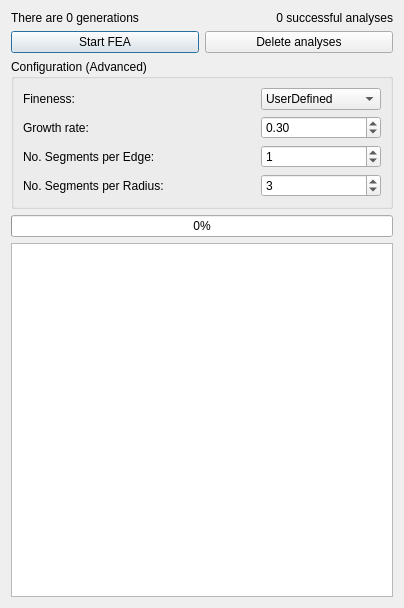
<?xml version="1.0" encoding="UTF-8"?>
<ui version="4.0">
 <class>Dialog</class>
 <widget class="QDialog" name="Dialog">
  <property name="geometry">
   <rect>
    <x>0</x>
    <y>0</y>
    <width>404</width>
    <height>608</height>
   </rect>
  </property>
  <property name="windowTitle">
   <string>Perform FEA</string>
  </property>
  <layout class="QVBoxLayout" name="verticalLayout">
   <item>
    <layout class="QHBoxLayout" name="horizontalLayout_4">
     <item>
      <widget class="QLabel" name="genCountLabel">
       <property name="text">
        <string>There are 0 generations</string>
       </property>
      </widget>
     </item>
     <item>
      <widget class="QLabel" name="analysedCountLabel">
       <property name="text">
        <string>0 successful analyses</string>
       </property>
       <property name="alignment">
        <set>Qt::AlignRight|Qt::AlignTrailing|Qt::AlignVCenter</set>
       </property>
      </widget>
     </item>
    </layout>
   </item>
   <item>
    <layout class="QHBoxLayout" name="horizontalLayout_3">
     <item>
      <widget class="QPushButton" name="startFEAButton">
       <property name="text">
        <string>Start FEA</string>
       </property>
      </widget>
     </item>
     <item>
      <widget class="QPushButton" name="deleteAnalyses">
       <property name="text">
        <string>Delete analyses</string>
       </property>
      </widget>
     </item>
    </layout>
   </item>
   <item>
    <widget class="QGroupBox" name="groupBox">
     <property name="title">
      <string>Configuration (Advanced)</string>
     </property>
     <layout class="QGridLayout" name="gridLayout">
      <item row="1" column="1">
       <widget class="QDoubleSpinBox" name="growthRateBox">
        <property name="value">
         <double>0.300000000000000</double>
        </property>
       </widget>
      </item>
      <item row="0" column="0">
       <widget class="QLabel" name="finenessLabel">
        <property name="text">
         <string>Fineness:</string>
        </property>
       </widget>
      </item>
      <item row="1" column="0">
       <widget class="QLabel" name="growthRateLabel">
        <property name="text">
         <string>Growth rate:</string>
        </property>
       </widget>
      </item>
      <item row="2" column="0">
       <widget class="QLabel" name="segsPerEdgeLabel">
        <property name="text">
         <string>No. Segments per Edge:</string>
        </property>
       </widget>
      </item>
      <item row="3" column="0">
       <widget class="QLabel" name="segsPerRadiusLabel">
        <property name="text">
         <string>No. Segments per Radius:</string>
        </property>
       </widget>
      </item>
      <item row="2" column="1">
       <widget class="QSpinBox" name="segsPerEdgeBox">
        <property name="maximum">
         <number>9999</number>
        </property>
        <property name="value">
         <number>1</number>
        </property>
       </widget>
      </item>
      <item row="3" column="1">
       <widget class="QSpinBox" name="segsPerRadiusBox">
        <property name="value">
         <number>3</number>
        </property>
       </widget>
      </item>
      <item row="0" column="1">
       <widget class="QComboBox" name="finenessBox">
        <property name="maximumSize">
         <size>
          <width>120</width>
          <height>16777215</height>
         </size>
        </property>
        <property name="currentText">
         <string>UserDefined</string>
        </property>
        <property name="currentIndex">
         <number>5</number>
        </property>
        <item>
         <property name="text">
          <string>VeryCoarse</string>
         </property>
        </item>
        <item>
         <property name="text">
          <string>Coarse</string>
         </property>
        </item>
        <item>
         <property name="text">
          <string>Moderate</string>
         </property>
        </item>
        <item>
         <property name="text">
          <string>Fine</string>
         </property>
        </item>
        <item>
         <property name="text">
          <string>VeryFine</string>
         </property>
        </item>
        <item>
         <property name="text">
          <string>UserDefined</string>
         </property>
        </item>
       </widget>
      </item>
     </layout>
    </widget>
   </item>
   <item>
    <widget class="QProgressBar" name="progressBar">
     <property name="value">
      <number>0</number>
     </property>
    </widget>
   </item>
   <item>
    <widget class="QTableView" name="tableView">
     <property name="minimumSize">
      <size>
       <width>0</width>
       <height>300</height>
      </size>
     </property>
    </widget>
   </item>
  </layout>
 </widget>
 <resources/>
 <connections/>
</ui>
